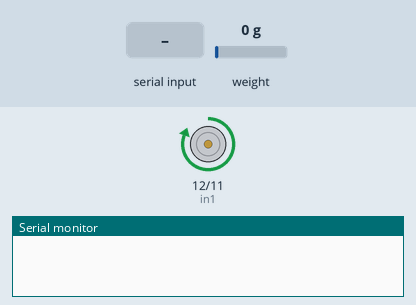
A sketch run on a simulated Arduino Uno, built with avr-gcc and run on an emulated ATmega328P. On the bench: motor-driver pin pairs drawn as motors (green arrow = first pin HIGH = forward, orange = second pin HIGH = backward, longer = more drive, scaled by the enable pin), the last lines printed to the serial monitor. The test bench sets the inputs (shaded band); at power-on: weight on the scale 0 g.

Above: at 2.5 s.
At 4.4 s:
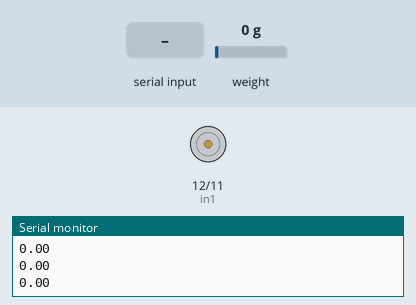
4.5 s: "t" received over Serial
Timing chart, 0 to 7.5 s (numbered marks = the images above; inputs shaded):
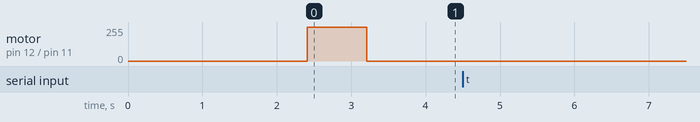

The sketch:

loadcell.ino
```cpp
//including libraries
#include <HX711_ADC.h>
#if defined(ESP8266)|| defined(ESP32) || defined(AVR)
#include <EEPROM.h>
#endif

//defining pins
const int HX711_dout = 7;
const int HX711_sck = 8;
const int enA = 10;
const int in1 = 12;
const int in2 = 11;

//HX711 constructor:
HX711_ADC LoadCell(HX711_dout, HX711_sck);

const int calVal_calVal_eepromAdress = 0;
unsigned long t = 0;

void setup() {
  Serial.begin(57600); delay(10);  //starting serial

  float calibrationValue;
  calibrationValue = 414.70; //calibration

  LoadCell.begin();
  unsigned long stabilizingtime = 2000;
  boolean _tare = true;
  LoadCell.start(stabilizingtime, _tare);
  if (LoadCell.getTareTimeoutFlag()) {
    Serial.println("Timeout, check MCU>HX711 wiring and pin designations");
  }
  else {
    LoadCell.setCalFactor(calibrationValue); // set calibration factor (float)
  }

  //setting up motors
  pinMode(enA, OUTPUT);
  pinMode(in1, OUTPUT);
  pinMode(in2, OUTPUT);
  analogWrite(enA, 255);

  // Turn on motor A & B
  digitalWrite(in1, HIGH);
  digitalWrite(in2, LOW);
  delay(800);

  // Turn off motors
  digitalWrite(in1, LOW);
  digitalWrite(in2, LOW);

}

//reading load cell output
void loop() {
  static boolean newDataReady = 0;
  const int serialPrintInterval = 500;

  if (LoadCell.update()) newDataReady = true;

  if (newDataReady) {
    if (millis() > t + serialPrintInterval) {
      float i = LoadCell.getData();
      Serial.println(i);
      newDataReady = 0;
      t = millis();
    }
  }

  if (Serial.available() > 0) {
    char inByte = Serial.read();
    if (inByte == 't') LoadCell.tareNoDelay();
  }

  if (LoadCell.getTareStatus() == true) {
    Serial.println("Tare complete");
  }

}
```
